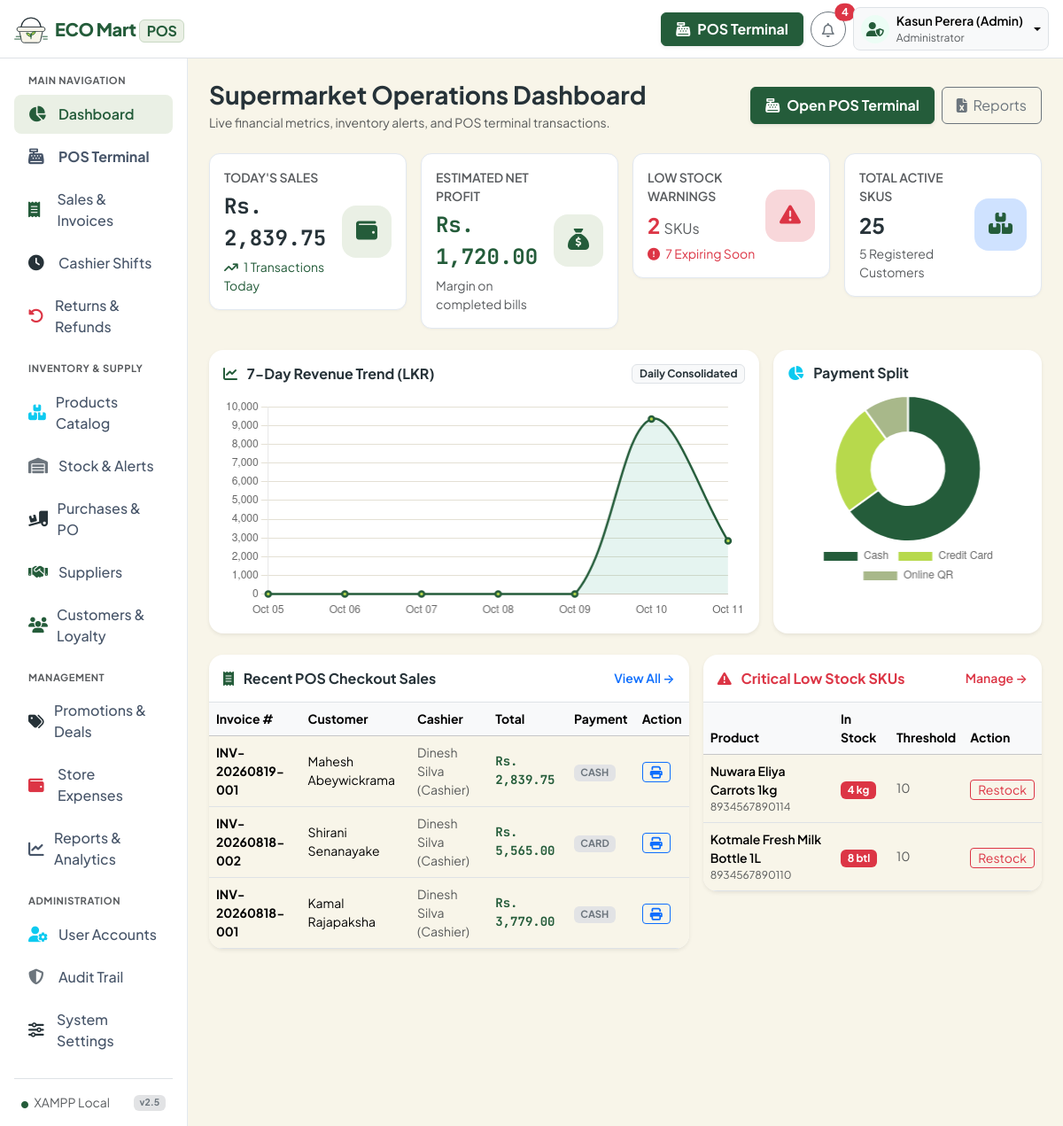
/dashboard.php (signed in), run on the app's committed database.
### tables this page shows
CREATE TABLE `sales` (
  `id` int(11) NOT NULL AUTO_INCREMENT,
  `invoice_number` varchar(50) NOT NULL,
  `user_id` int(11) NOT NULL,
  `customer_id` int(11) NOT NULL DEFAULT 1,
  `shift_id` int(11) DEFAULT NULL,
  `subtotal` decimal(10,2) NOT NULL DEFAULT 0.00,
  `discount_total` decimal(10,2) NOT NULL DEFAULT 0.00,
  `tax_total` decimal(10,2) NOT NULL DEFAULT 0.00,
  `grand_total` decimal(10,2) NOT NULL DEFAULT 0.00,
  `paid_amount` decimal(10,2) NOT NULL DEFAULT 0.00,
  `change_amount` decimal(10,2) NOT NULL DEFAULT 0.00,
  `payment_method` enum('cash','card','online','split') NOT NULL DEFAULT 'cash',
  `payment_status` enum('paid','partial','refunded') DEFAULT 'paid',
  `loyalty_points_earned` int(11) DEFAULT 0,
  `loyalty_points_redeemed` int(11) DEFAULT 0,
  `status` enum('completed','cancelled','held') DEFAULT 'completed',
  `created_at` timestamp DEFAULT CURRENT_TIMESTAMP,
  PRIMARY KEY (`id`),
  UNIQUE KEY `invoice_unique` (`invoice_number`),
  KEY `user_id` (`user_id`),
  KEY `customer_id` (`customer_id`),
  KEY `shift_id` (`shift_id`),
  CONSTRAINT `fk_sales_user` FOREIGN KEY (`user_id`) REFERENCES `users` (`id`),
  CONSTRAINT `fk_sales_cust` FOREIGN KEY (`customer_id`) REFERENCES `customers` (`id`),
  CONSTRAINT `fk_sales_shift` FOREIGN KEY (`shift_id`) REFERENCES `cashier_shifts` (`id`) ON DELETE SET NULL
);

CREATE TABLE `customers` (
  `id` int(11) NOT NULL AUTO_INCREMENT,
  `name` varchar(100) NOT NULL,
  `phone` varchar(30) NOT NULL,
  `email` varchar(100) DEFAULT NULL,
  `address` text DEFAULT NULL,
  `loyalty_points` int(11) NOT NULL DEFAULT 0,
  `total_spend` decimal(12,2) NOT NULL DEFAULT 0.00,
  `status` enum('active','inactive') DEFAULT 'active',
  `created_at` timestamp DEFAULT CURRENT_TIMESTAMP,
  PRIMARY KEY (`id`),
  UNIQUE KEY `phone_unique` (`phone`)
);

CREATE TABLE `users` (
  `id` int(11) NOT NULL AUTO_INCREMENT,
  `role_id` int(11) NOT NULL,
  `name` varchar(100) NOT NULL,
  `email` varchar(100) NOT NULL,
  `password` varchar(255) NOT NULL,
  `phone` varchar(20) DEFAULT NULL,
  `status` enum('active','inactive') DEFAULT 'active',
  `last_login` datetime DEFAULT NULL,
  `created_at` timestamp DEFAULT CURRENT_TIMESTAMP,
  `updated_at` timestamp DEFAULT CURRENT_TIMESTAMP ON UPDATE CURRENT_TIMESTAMP,
  PRIMARY KEY (`id`),
  UNIQUE KEY `email_unique` (`email`),
  KEY `role_id` (`role_id`),
  CONSTRAINT `fk_users_role` FOREIGN KEY (`role_id`) REFERENCES `roles` (`id`) ON DELETE CASCADE
);

CREATE TABLE `products` (
  `id` int(11) NOT NULL AUTO_INCREMENT,
  `barcode` varchar(50) NOT NULL,
  `sku` varchar(50) NOT NULL,
  `name` varchar(200) NOT NULL,
  `category_id` int(11) NOT NULL,
  `brand_id` int(11) DEFAULT NULL,
  `supplier_id` int(11) DEFAULT NULL,
  `cost_price` decimal(10,2) NOT NULL DEFAULT 0.00,
  `selling_price` decimal(10,2) NOT NULL DEFAULT 0.00,
  `discount_price` decimal(10,2) DEFAULT NULL,
  `tax_percent` decimal(5,2) DEFAULT 0.00,
  `quantity` int(11) NOT NULL DEFAULT 0,
  `min_stock_level` int(11) NOT NULL DEFAULT 10,
  `reorder_level` int(11) NOT NULL DEFAULT 20,
  `unit` varchar(20) DEFAULT 'pcs',
  `expiry_date` date DEFAULT NULL,
  `image` varchar(255) DEFAULT 'default_product.svg',
  `status` enum('active','inactive') DEFAULT 'active',
  `created_at` timestamp DEFAULT CURRENT_TIMESTAMP,
  `updated_at` timestamp DEFAULT CURRENT_TIMESTAMP ON UPDATE CURRENT_TIMESTAMP,
  PRIMARY KEY (`id`),
  UNIQUE KEY `barcode_unique` (`barcode`),
  UNIQUE KEY `sku_unique` (`sku`),
  KEY `category_id` (`category_id`),
  KEY `brand_id` (`brand_id`),
  KEY `supplier_id` (`supplier_id`),
  CONSTRAINT `fk_products_cat` FOREIGN KEY (`category_id`) REFERENCES `categories` (`id`) ON DELETE CASCADE,
  CONSTRAINT `fk_products_brand` FOREIGN KEY (`brand_id`) REFERENCES `brands` (`id`) ON DELETE SET NULL,
  CONSTRAINT `fk_products_supplier` FOREIGN KEY (`supplier_id`) REFERENCES `suppliers` (`id`) ON DELETE SET NULL
);

### dashboard.php (the view, shortened to what the rows shown need)
<?php
require_once __DIR__ . '/includes/header.php';
$db = Database::getConnection();
$recentSales = $db->query("SELECT s.*, c.name as customer_name, u.name as cashier_name
    FROM sales s
    LEFT JOIN customers c ON s.customer_id = c.id
    LEFT JOIN users u ON s.user_id = u.id
    ORDER BY s.id DESC LIMIT 6")->fetchAll();
$lowStockItems = $db->query("SELECT p.*, c.name as category_name
    FROM products p
    LEFT JOIN categories c ON p.category_id = c.id
    WHERE p.quantity <= p.min_stock_level
    ORDER BY p.quantity ASC LIMIT 5")->fetchAll();
$salesTrend = $db->query("SELECT DATE(created_at) as sale_date, COALESCE(SUM(grand_total), 0) as daily_total
    FROM sales
    WHERE created_at >= DATE_SUB(CURDATE(), INTERVAL 6 DAY) AND status = 'completed'
    GROUP BY DATE(created_at)
    ORDER BY sale_date ASC")->fetchAll();
$chartLabels = [];
$chartData = [];
for ($i = 6; $i >= 0; $i--) {
    $d = date('Y-m-d', strtotime("-$i days"));
    $chartLabels[] = date('M d', strtotime($d));
    $found = 0;
    foreach ($salesTrend as $st) {
        if ($st['sale_date'] === $d) {
            $found = (float)$st['daily_total'];
            break;
        }
    }
    $chartData[] = $found;
}
?>
<div class="d-flex">
    <div class="flex-grow-1 p-4" style="background-color: #f8fafc; min-height: calc(100vh - 65px);">
        <div class="row g-3">
            <div class="col-lg-7">
                <div class="card border-0 shadow-sm rounded-4 bg-white overflow-hidden">
                    <div class="table-responsive">
                        <table class="table table-hover align-middle mb-0">
                            <thead class="table-light small text-muted">
                                <tr>
                                    <th>Invoice #</th>
                                    <th>Customer</th>
                                    <th>Cashier</th>
                                    <th>Total</th>
                                    <th>Payment</th>
                                    <th>Action</th>
                                </tr>
                            </thead>
                            <tbody>
                                <?php if (empty($recentSales)): ?>
                                    <tr><td colspan="6" class="text-center text-muted py-4">No sales recorded yet.</td></tr>
                                <?php else: ?>
                                    <?php foreach ($recentSales as $sale): ?>
                                        <tr>
                                            <td class="fw-bold small"><?= htmlspecialchars($sale['invoice_number']) ?></td>
                                            <td class="small"><?= htmlspecialchars($sale['customer_name'] ?? 'Walk-in') ?></td>
                                            <td class="small text-muted"><?= htmlspecialchars($sale['cashier_name'] ?? 'Staff') ?></td>
                                            <td class="fw-bold currency-font text-success small"><?= formatCurrency((float)$sale['grand_total']) ?></td>
                                            <td>
                                                <span class="badge bg-secondary-subtle text-secondary text-uppercase" style="font-size:0.7rem;"><?= htmlspecialchars($sale['payment_method']) ?></span>
                                            </td>
                                            <td>
                                                <a href="<?= BASE_URL ?>sales/receipt.php?id=<?= $sale['id'] ?>" class="btn btn-sm btn-outline-primary py-0 px-2" title="Print Receipt">
                                                    <i class="fa-solid fa-print"></i>
                                                </a>
                                            </td>
                                        </tr>
                                    <?php endforeach; ?>
                                <?php endif; ?>
                            </tbody>
                        </table>
                    </div>
                </div>
            </div>
            <div class="col-lg-5">
                <div class="card border-0 shadow-sm rounded-4 bg-white overflow-hidden">
                    <div class="table-responsive">
                        <table class="table table-hover align-middle mb-0">
                            <thead class="table-light small text-muted">
                                <tr>
                                    <th>Product</th>
                                    <th>In Stock</th>
                                    <th>Threshold</th>
                                    <th>Action</th>
                                </tr>
                            </thead>
                            <tbody>
                                <?php if (empty($lowStockItems)): ?>
                                    <tr><td colspan="4" class="text-center text-success py-4"><i class="fa-solid fa-circle-check me-1"></i> All products are healthy!</td></tr>
                                <?php else: ?>
                                    <?php foreach ($lowStockItems as $item): ?>
                                        <tr>
                                            <td>
                                                <div class="fw-semibold small"><?= htmlspecialchars($item['name']) ?></div>
                                                <div class="text-muted" style="font-size:0.75rem;"><?= htmlspecialchars($item['barcode']) ?></div>
                                            </td>
                                            <td>
                                                <span class="badge bg-danger fw-bold"><?= $item['quantity'] ?> <?= htmlspecialchars($item['unit']) ?></span>
                                            </td>
                                            <td class="small text-muted"><?= $item['min_stock_level'] ?></td>
                                            <td>
                                                <a href="<?= BASE_URL ?>purchases/create.php?product_id=<?= $item['id'] ?>" class="btn btn-sm btn-outline-danger py-0 px-2 small">
                                                    Restock
                                                </a>
                                            </td>
                                        </tr>
                                    <?php endforeach; ?>
                                <?php endif; ?>
                            </tbody>
                        </table>
                    </div>
                </div>
            </div>
        </div>
    </div>
</div>
<script>
// Sales Trend Chart
const ctxSales = document.getElementById('salesChart').getContext('2d');
new Chart(ctxSales, {
    type: 'line',
    data: {
        labels: <?= json_encode($chartLabels) ?>,
        datasets: [{
            label: 'Daily Sales (Rs.)',
            data: <?= json_encode($chartData) ?>,
            borderColor: '#245C3A',
            backgroundColor: 'rgba(5, 150, 105, 0.1)',
            fill: true,
            tension: 0.35,
            borderWidth: 2.5,
            pointBackgroundColor: '#B7D94C'
        }]
    },
    options: {
        responsive: true,
        maintainAspectRatio: false,
        plugins: { legend: { display: false } },
        scales: {
            y: { beginAtZero: true, grid: { color: '#E4E0D4' } },
            x: { grid: { display: false } }
        }
    }
});
// Payment Split Doughnut
const ctxPayment = document.getElementById('paymentChart').getContext('2d');
new Chart(ctxPayment, {
    type: 'doughnut',
    data: {
        labels: ['Cash', 'Credit Card', 'Online QR'],
        datasets: [{
            data: [65, 25, 10],
            backgroundColor: ['#245C3A', '#B7D94C', '#A8B88A']
        }]
    },
    options: {
        responsive: true,
        maintainAspectRatio: false,
        plugins: { legend: { position: 'bottom' } }
    }
});
</script>
<?php require_once __DIR__ . '/includes/footer.php'; ?>

### data on the page
sales: invoice_number "INV-20260819-001", customer.name "Mahesh Abeywickrama", user.name "Dinesh Silva (Cashier)", grand_total "Rs. 2,839.75", payment_method "CASH"
sales: invoice_number "INV-20260818-002", customer.name "Shirani Senanayake", user.name "Dinesh Silva (Cashier)", grand_total "Rs. 5,565.00", payment_method "CARD"
sales: invoice_number "INV-20260818-001", customer.name "Kamal Rajapaksha", user.name "Dinesh Silva (Cashier)", grand_total "Rs. 3,779.00", payment_method "CASH"
products: name "Nuwara Eliya Carrots 1kg", barcode "8934567890114", quantity "4", unit "kg", min_stock_level "10"
products: name "Kotmale Fresh Milk Bottle 1L", barcode "8934567890110", quantity "8", unit "btl", min_stock_level "10"

### other printed values
$unreadNotifs "4"
$currentUser "Kasun Perera (Admin)"
$currentRole "Administrator"
formatCurrency((float)$todaySales) "Rs. 2,839.75"
$todayTxCount "1"
formatCurrency((float)$estimatedProfit) "Rs. 1,720.00"
$lowStockCount "2"
$expiringCount "7"
$totalProducts "25"
$custCount "5"
chart data {{ json_encode($chartData) }} [0,0,0,0,0,9344,2839.75]
